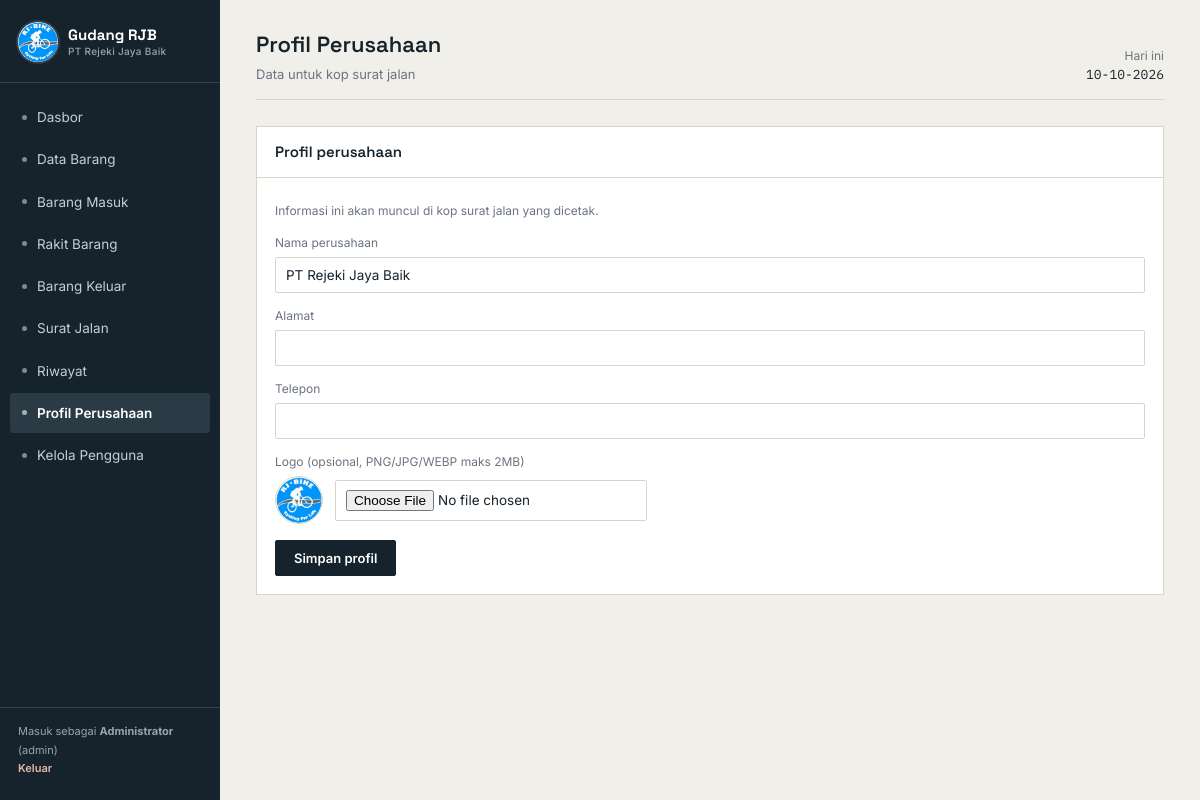
The page /profil.php (signed in) on the database its author committed.
### tables this page shows
CREATE TABLE IF NOT EXISTS company_profile (
  id INT PRIMARY KEY DEFAULT 1,
  nama VARCHAR(150) NOT NULL DEFAULT 'PT Rejeki Jaya Baik',
  alamat TEXT DEFAULT NULL,
  telp VARCHAR(50) DEFAULT NULL,
  logo_path VARCHAR(255) DEFAULT 'assets/img/logo.png'
);

### includes/functions.php (called while the page is built, shortened)
<?php
function e($str): string
{
    return htmlspecialchars((string)($str ?? ''), ENT_QUOTES, 'UTF-8');
}
function get_company(PDO $pdo): array
{
    $stmt = $pdo->query("SELECT * FROM company_profile WHERE id = 1");
    $row = $stmt->fetch();
    return $row ?: ['nama' => 'PT Rejeki Jaya Baik', 'alamat' => '', 'telp' => '', 'logo_path' => 'assets/img/logo.png'];
}

### includes/auth.php (called while the page is built, shortened)
<?php
function current_user(): array
{
    return [
        'id'       => $_SESSION['user_id'] ?? null,
        'username' => $_SESSION['username'] ?? null,
        'nama'     => $_SESSION['nama_lengkap'] ?? null,
        'role'     => $_SESSION['role'] ?? null,
    ];
}

### profil.php (the view, shortened to what this page needs)
<?php
require 'includes/auth.php';
require 'config/database.php';
require 'includes/functions.php';
$page_title  = 'Profil Perusahaan';
$page_sub    = 'Data untuk kop surat jalan';
$active_page = 'profil';
require 'includes/header.php';
require 'includes/sidebar.php';
?>
<section class="block">
  <div class="block-head"><h2>Profil perusahaan</h2></div>
  <div class="block-body">
    <div class="hint" style="margin-bottom:14px;">Informasi ini akan muncul di kop surat jalan yang dicetak.</div>
    <form method="post" enctype="multipart/form-data">
      <div class="form-grid wide">
        <div class="field"><label>Nama perusahaan</label><input type="text" name="nama" value="<?= e($company['nama']) ?>" required></div>
        <div class="field"><label>Alamat</label><input type="text" name="alamat" value="<?= e($company['alamat']) ?>"></div>
        <div class="field"><label>Telepon</label><input type="text" name="telp" value="<?= e($company['telp']) ?>"></div>
        <div class="field">
          <label>Logo (opsional, PNG/JPG/WEBP maks 2MB)</label>
          <div style="display:flex;align-items:center;gap:12px;">
            <img src="<?= e($company['logo_path'] ?: 'assets/img/logo.png') ?>" alt="Logo saat ini" style="width:48px;height:48px;border-radius:50%;object-fit:cover;border:1px solid var(--line);">
            <input type="file" name="logo" accept=".png,.jpg,.jpeg,.webp">
          </div>
        </div>
      </div>
      <div class="btn-row"><button type="submit" class="btn">Simpan profil</button></div>
    </form>
  </div>
</section>
<?php require 'includes/footer.php'; ?>

### includes/sidebar.php
<?php
$user = current_user();
$menu = [
    'dashboard'  => ['index.php', 'Dasbor'],
    'barang'     => ['barang.php', 'Data Barang'],
    'masuk'      => ['masuk.php', 'Barang Masuk'],
    'rakit'      => ['rakit.php', 'Rakit Barang'],
    'keluar'     => ['keluar.php', 'Barang Keluar'],
    'suratjalan' => ['surat_jalan.php', 'Surat Jalan'],
    'riwayat'    => ['riwayat.php', 'Riwayat'],
    'profil'     => ['profil.php', 'Profil Perusahaan'],
];
if (($user['role'] ?? '') === 'admin') {
    $menu['users'] = ['users.php', 'Kelola Pengguna'];
}
?>
<div class="sidebar">
  <div class="brandbox">
    <img class="stamp-mark" src="assets/img/logo.png" alt="Logo perusahaan">
    <div class="brand">Gudang RJB<small><?= e($company['nama']) ?></small></div>
  </div>
  <nav>
    <?php foreach ($menu as $key => [$url, $label]): ?>
      <a href="<?= e($url) ?>" class="<?= ($active_page ?? '') === $key ? 'active' : '' ?>">
        <span class="dot"></span><?= e($label) ?>
      </a>
    <?php endforeach; ?>
  </nav>
  <div class="sidebar-foot">
    Masuk sebagai <strong><?= e($user['nama']) ?></strong> (<?= e($user['role']) ?>)<br>
    <a href="logout.php" class="logout-link">Keluar</a>
  </div>
</div>
<main>
  <div class="topline">
    <div>
      <h1><?= e($page_title ?? '') ?></h1>
      <div class="sub"><?= e($page_sub ?? '') ?></div>
    </div>
    <div class="today">Hari ini<div class="mono"><?= date('d-m-Y') ?></div></div>
  </div>

### assets/css/style.css (style rules this page uses)
:root { --ink:#17232C; --paper:#F1EFE9; --panel:#FFFFFF; --line:#D9D4C8; --muted:#6B7480; --masuk:#3F7A52; --masuk-bg:#E7F1EA; --keluar:#B4472F; --keluar-bg:#F7E9E5; --gold:#B9862A; --gold-bg:#F5EBD3; }
* { box-sizing:border-box; }
html,body { margin:0;padding:0; }
body { background:var(--paper); color:var(--ink); font-family:'Inter',sans-serif; font-size:14px; line-height:1.5; min-height:100vh; }
h1,h2,h3,.brand { font-family:'Space Grotesk',sans-serif; }
.mono { font-family:'IBM Plex Mono',monospace; }
button { font-family:'Inter',sans-serif;cursor:pointer; }
input,select,textarea { font-family:'Inter',sans-serif; }
a { color:inherit; }
.sidebar { width:220px; flex-shrink:0; background:var(--ink); color:#EFEDE6; display:flex; flex-direction:column; padding:22px 0; }
.brandbox { display:flex; align-items:center; gap:10px; padding:0 18px 20px 18px; border-bottom:1px solid rgba(255,255,255,0.14); margin-bottom:14px; }
.stamp-mark { width:40px;height:40px; border-radius:50%; object-fit:cover; flex-shrink:0; box-shadow:0 0 0 2px rgba(255,255,255,0.12); }
.brand { font-size:15px;font-weight:700;line-height:1.25;color:#fff; }
.brand small { display:block;font-size:10px;font-weight:500;color:#9AA3AC;font-family:'Inter';letter-spacing:0.3px; }
nav { display:flex;flex-direction:column;gap:2px;padding:0 10px; }
nav a { text-decoration:none; padding:10px 12px; border-radius:3px; font-size:13.5px; color:#C7CDD2; display:flex; align-items:center; gap:10px; transition:background .15s ease, color .15s ease; }
nav a.active { background:#2A3B46;color:#fff;font-weight:600; }
nav a .dot { width:5px;height:5px;border-radius:50%;background:currentColor;opacity:0.6;flex-shrink:0; }
.sidebar-foot { margin-top:auto; padding:14px 18px 0 18px; border-top:1px solid rgba(255,255,255,0.14); font-size:11px; color:#9AA3AC; line-height:1.7; }
.logout-link { color:#E7B7A9;text-decoration:none;font-weight:600; }
main { flex:1;padding:28px 36px 60px 36px;max-width:1080px; }
.topline { display:flex; justify-content:space-between; align-items:flex-end; margin-bottom:26px; border-bottom:1px solid var(--line); padding-bottom:14px; }
.topline h1 { font-size:22px;margin:0 0 4px 0;font-weight:600; }
.topline .sub { color:var(--muted);font-size:13px; }
.today { font-size:12px;color:var(--muted);text-align:right; }
.today .mono { font-size:13px;color:var(--ink); }
section.block { background:var(--panel); border:1px solid var(--line); margin-bottom:22px; }
.block-head { padding:14px 18px; border-bottom:1px solid var(--line); display:flex; justify-content:space-between; align-items:center; }
.block-head h2 { font-size:15px;margin:0;font-weight:600; }
.block-body { padding:18px; }
.form-grid { display:grid;grid-template-columns:1fr 1fr;gap:14px; }
.form-grid.wide { grid-template-columns:1fr; }
.field { display:flex;flex-direction:column;gap:5px; }
.field label { font-size:12px;color:var(--muted); }
.field input,.field select,.field textarea { border:1px solid var(--line); background:#fff; padding:9px 10px; font-size:13.5px; color:var(--ink); border-radius:2px; }
.btn { border:1px solid var(--ink); background:var(--ink); color:#fff; padding:9px 18px; font-size:13px; font-weight:600; border-radius:2px; text-decoration:none; display:inline-block; }
.btn-row { display:flex;gap:10px;margin-top:16px; }
.hint { font-size:12px;color:var(--muted);margin-top:6px; }
.block-head { gap:14px;flex-wrap:wrap; }

### rows shown on the page
company_profile: nama "PT Rejeki Jaya Baik", logo_path (picture)

### other values the page prints
$label "Dasbor"
$label "Data Barang"
$label "Barang Masuk"
$label "Rakit Barang"
$label "Barang Keluar"
$label "Surat Jalan"
$label "Riwayat"
$label "Profil Perusahaan"
$label "Kelola Pengguna"
$user['nama'] "Administrator"
$user['role'] "admin"
$page_title "Profil Perusahaan"
$page_sub "Data untuk kop surat jalan"
